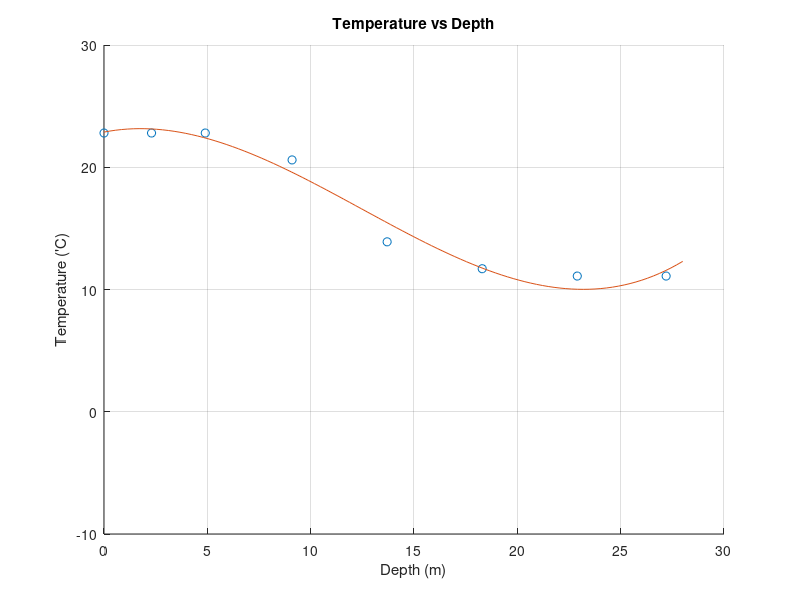
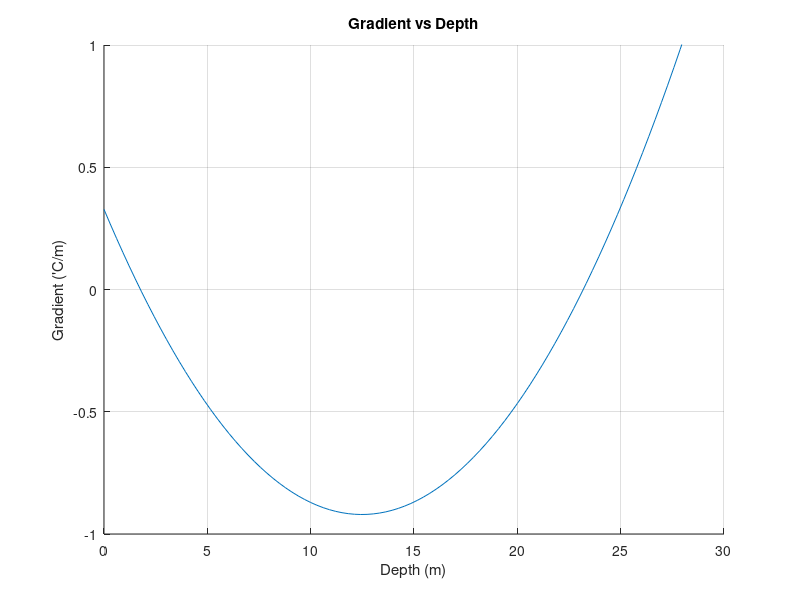

Source code (MATLAB) for these figures, in order:
# Allan Matthew B. Mariano
# 2015-05804
# CS 131 WFY



################################################
#Part 1: Curve Fitting
################################################

# x values z(m)
x =[
  0
  2.3
  4.9
  9.1
  13.7
  18.3
  22.9
  27.2
];
#Summer Temperature Values T(C)
temp = [
  22.8
  22.8
  22.8
  20.6
  13.9
  11.7
  11.1
  11.1
];



onematrix = [
  1
  1
  1
  1
  1
  1
  1
  1
];


#Gradient (First Derivative of f(x))
function ret = gradient(x, ans)
  ret = (3*ans(4)*x*x)+ (2*ans(3)*x) + ans(2);
endfunction

#A Cholesky Function that does Factorization
  
function ret = cholesky(Tot,p)
  A = Tot'*Tot;
  b = Tot'*p;
  I  = eye(columns(A));
  s = columns(I);



  D = A;
  L = I;

  for j = 1:s-1
     M1 = I;
    for k=j+1:s
       M1(k,j) = -D(k,j)/D(j,j);
   end
    L = M1*L;
    D = M1*D;
  end


  D= diag(diag(D));

  L = inv(L);

  y = L\b;
  x = (D*L')\y;

  ret = x;
endfunction

#convert to vandermonde matrix first
y = x.*x;
z = x.*x.*x;

lmao = horzcat(onematrix,x);
lmao2 = horzcat(lmao,y);
polynomial = horzcat (lmao2,z);

#get a0, a1, a2, a3
printf("1.1 = Matrix which represents the polynomial\n")

polynomial

printf("\n===============================================\n")

printf("1.2 = The coeficients from cholesky LDLT\n")
coefficients = cholesky(polynomial,temp)



printf("a0 = %f\n", coefficients(1))
printf("a1 = %f\n", coefficients(2))
printf("a2 = %f\n", coefficients(3))
printf("a3 = %f\n", coefficients(4))

printf("===============================================\n")



#plotting

j = linspace(0, 28);
for i = 1: 100
  y(i) = polyval(flipud(coefficients), j(i));
end

figure(1)
clf()
hold on;
grid on;
xlabel("Depth (m)");
ylabel("Temperature ('C)");
title("Temperature vs Depth");
plot(x,temp, 'o')
plot(j,y, '-')
xlim([0,30])
ylim([-10,30])
hold off;

# get inflection point
# second derivative of 

printf("1.3 = Get the inflection point\n")

thermocline = (-2*coefficients(3))/(6*coefficients(4));

printf("Thermocline = %f m", thermocline)

printf("\n===============================================\n")

# get gradient (Function above)



a = linspace(0, 30);
for i = 1: 100
  b(i) = gradient(a(i),coefficients);
end

figure(2)
clf()
hold on;
grid on;
xlabel("Depth (m)");
ylabel("Gradient ('C/m)");
title("Gradient vs Depth");
plot(a,b, '-')
ylim([-1,1])
xlim([0,30])
hold off;

printf("1.5 = Get the gradient(First Derivative)\n")
gradient1 = gradient(thermocline, coefficients);

printf("Gradient = %f C/m \n", gradient1)

printf("===============================================\n")

#get heatflux

printf("1.7 = Get the heatflux using the gradient\n")

heatflux = ((-0.01*(gradient1/100))*86400);

printf("Heat flux = %f cal / (cm^2 day)\n", heatflux)







